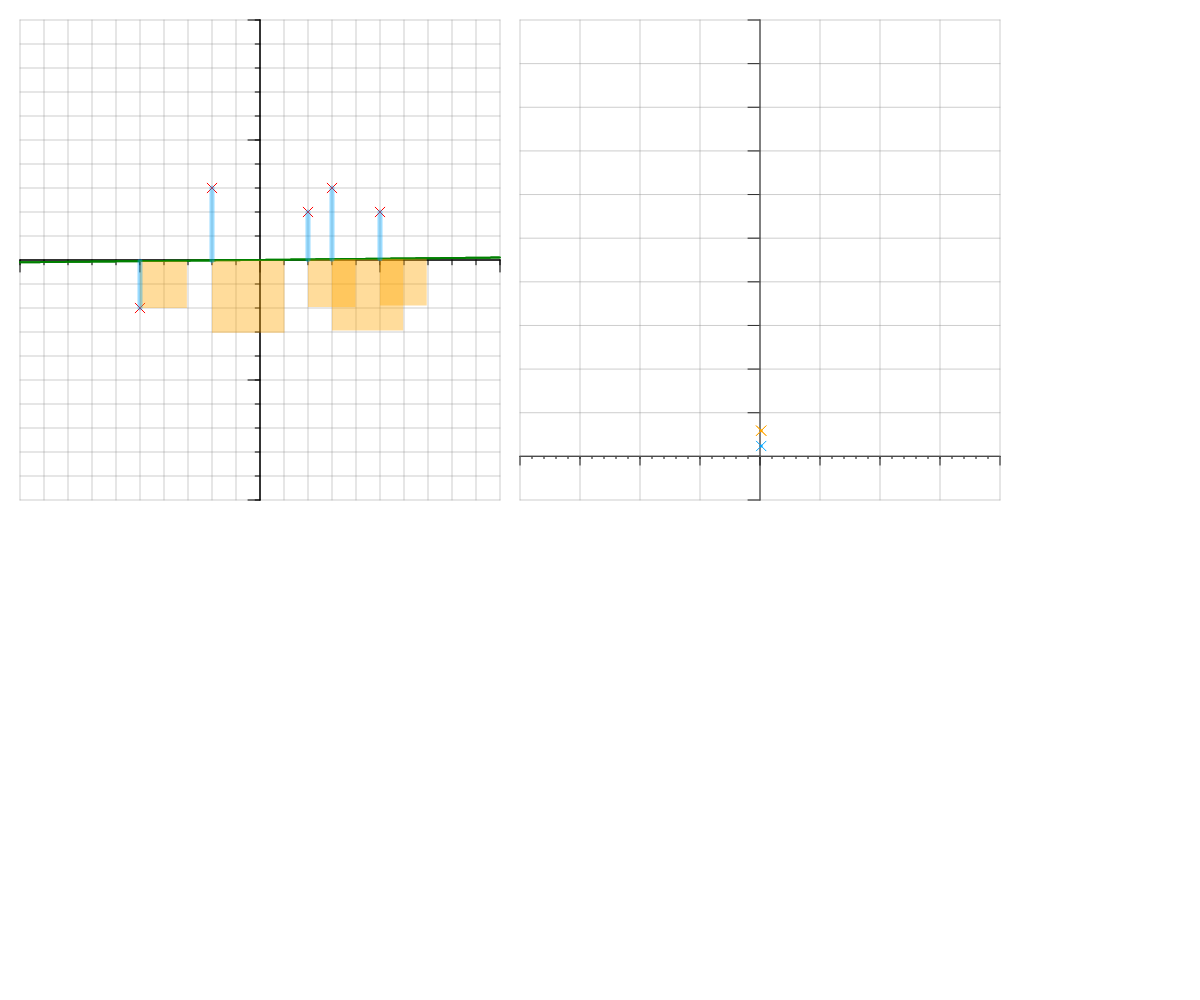
Frame 1 (no input)
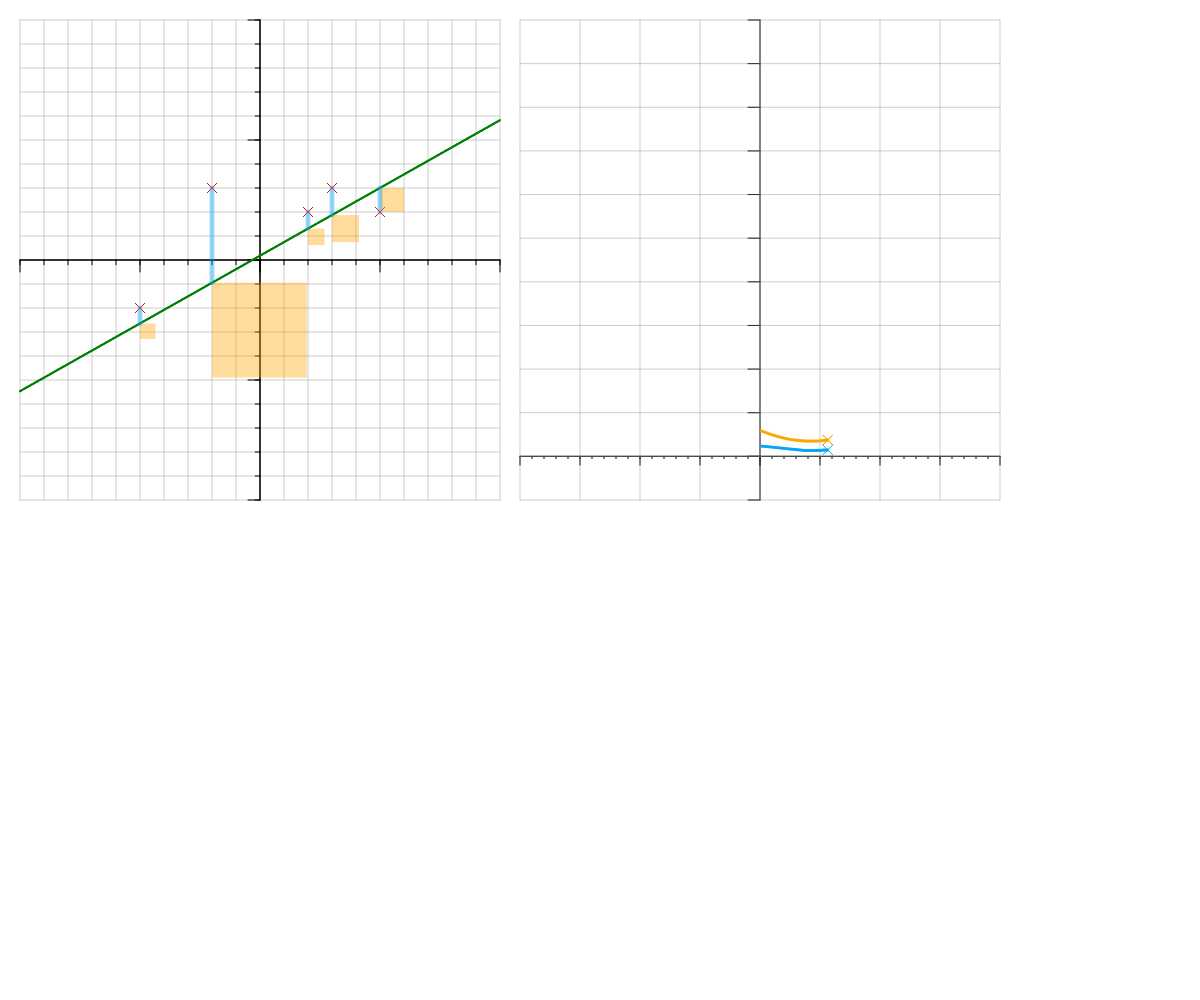
Frame 60 (no input)
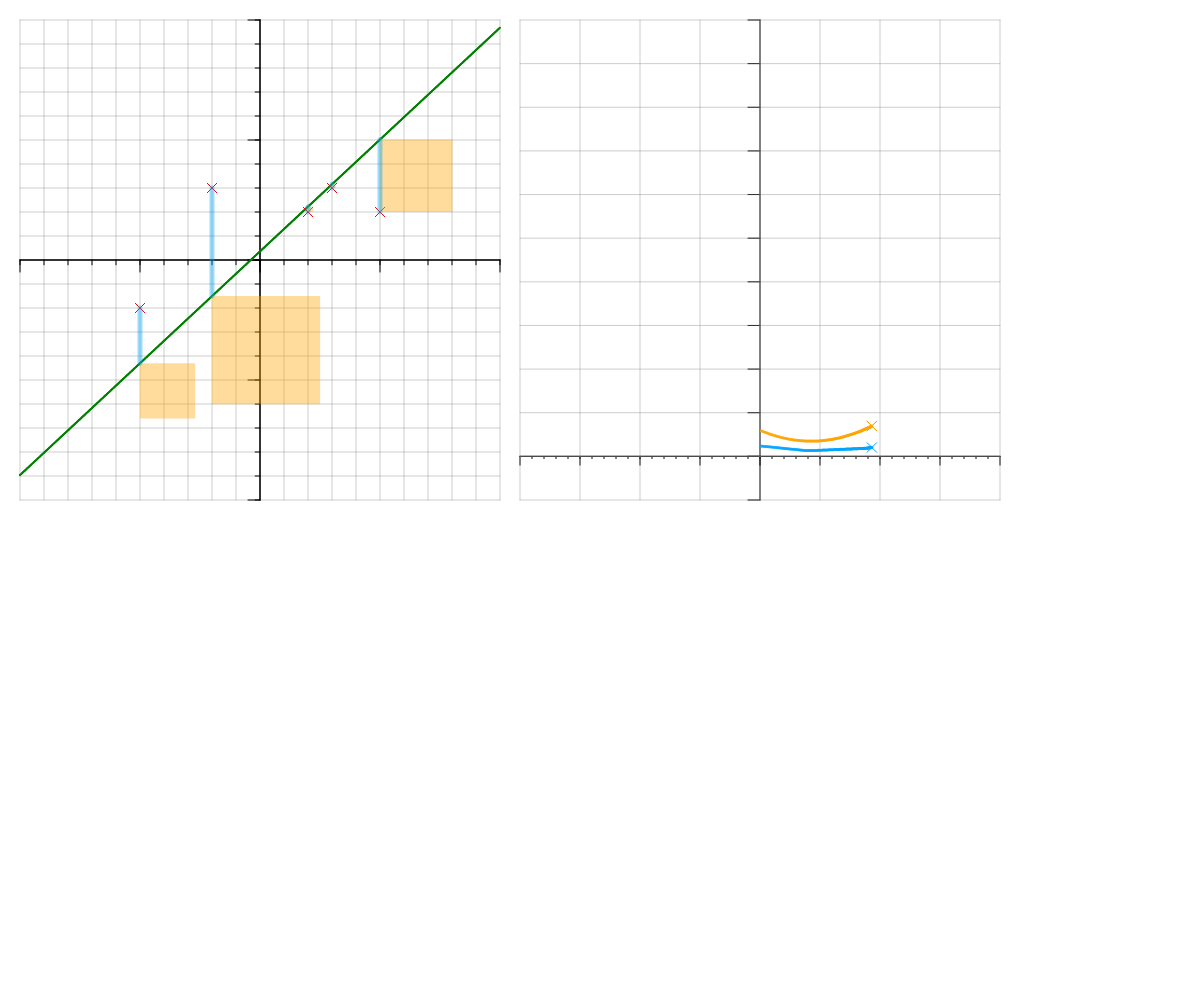
Frame 120 (the mouse pressed at the canvas centre since frame 60)

The p5.js sketch that drew these frames (run headless with seeded random() and noise() and a simulated clock; from frame 60 on, the mouse is pressed at the canvas centre):

// p5.js sketch
// ── sketch.js
var Trail = (function () {
    function Trail() {
        this.steps = [];
        this.decay = 0.5;
    }
    Trail.prototype.addStep = function ($pos) {
        this.steps.push(createVector($pos.x, $pos.y, 255));
    };
    Trail.prototype.draw = function ($options) {
        var _a, _b;
        var col = (_a = $options.stroke) !== null && _a !== void 0 ? _a : color("lightblue");
        push();
        stroke(col);
        strokeWeight((_b = $options.weigth) !== null && _b !== void 0 ? _b : 3);
        for (var _i = 0, _c = this.steps; _i < _c.length; _i++) {
            var step = _c[_i];
            col.setAlpha(step.z);
            stroke(col);
            point(step.x, step.y);
            step.z -= this.decay;
        }
        this.steps = this.steps.filter(function ($step, $idx) { return $step.z > 0; });
        pop();
    };
    return Trail;
}());
var MatPlot = (function () {
    function MatPlot($width, $heigth, $x_min, $x_max, $y_min, $y_max, $pos_x, $pos_y) {
        this.width = $width;
        this.heigth = $heigth;
        this.x_min = $x_min;
        this.x_max = $x_max;
        this.y_min = $y_min;
        this.y_max = $y_max;
        this.pos_x = $pos_x;
        this.pos_y = $pos_y;
        this.top = this.pos_y;
        this.bottom = this.pos_y + this.heigth;
        this.left = this.pos_x;
        this.right = this.pos_x + this.width;
        function scale($max, $min, $size) {
            return $size / ($max - $min);
        }
        this.scale_x = scale(this.x_max, this.x_min, this.width);
        this.scale_y = scale(this.y_max, this.y_min, this.heigth);
    }
    MatPlot.prototype.screenX = function ($x) {
        return this.boxX(this.scale_x * ($x - this.x_min) + this.pos_x);
    };
    MatPlot.prototype.screenY = function ($y) {
        return this.boxY(this.bottom - this.scale_y * ($y - this.y_min));
    };
    MatPlot.prototype.mapX = function ($x) {
        return ($x - this.left) / this.scale_x + this.x_min;
    };
    MatPlot.prototype.mapY = function ($y) {
        return (this.bottom - $y) / this.scale_y + this.y_min;
    };
    MatPlot.prototype.boxX = function ($x) {
        if ($x < this.left)
            return this.left;
        if ($x > this.right)
            return this.right;
        return $x;
    };
    MatPlot.prototype.boxY = function ($y) {
        if ($y < this.top)
            return this.top;
        if ($y > this.bottom)
            return this.bottom;
        return $y;
    };
    MatPlot.prototype.drawLine = function ($x1, $y1, $x2, $y2, $color, $weigth) {
        if ($color === void 0) { $color = color(0); }
        if ($weigth === void 0) { $weigth = 1; }
        push();
        stroke($color);
        strokeWeight($weigth);
        line($x1, $y1, $x2, $y2);
        pop();
    };
    MatPlot.prototype.line = function ($x1, $y1, $x2, $y2, $color, $weigth) {
        if ($color === void 0) { $color = color(0); }
        if ($weigth === void 0) { $weigth = 1; }
        this.drawLine(this.screenX($x1), this.screenY($y1), this.screenX($x2), this.screenY($y2), $color, $weigth);
    };
    MatPlot.prototype.plotPos = function ($x, $y) {
        if ($x >= this.left && $x <= this.right && $y >= this.top && $y <= this.bottom) {
            return createVector(this.mapX($x), this.mapY($y));
        }
    };
    MatPlot.prototype.screenPos = function ($x, $y) {
        return createVector(this.screenX($x), this.screenY($y));
    };
    MatPlot.prototype.background = function ($color) {
        push();
        fill($color);
        noStroke();
        fill($color);
        rect(this.pos_x, this.pos_y, this.width, this.heigth);
        pop();
    };
    MatPlot.prototype.vertical = function ($x, $color, $weigth) {
        if ($color === void 0) { $color = color(0); }
        if ($weigth === void 0) { $weigth = 1; }
        this.line($x, this.y_min, $x, this.y_max, $color, $weigth);
    };
    MatPlot.prototype.horizontal = function ($y, $color, $weigth) {
        if ($color === void 0) { $color = color(0); }
        if ($weigth === void 0) { $weigth = 1; }
        this.line(this.x_min, $y, this.x_max, $y, $color, $weigth);
    };
    MatPlot.prototype.grid = function ($spacing, $color, $weigth) {
        if ($color === void 0) { $color = color(0); }
        if ($weigth === void 0) { $weigth = 1; }
        for (var x = 0; x <= this.x_max; x += $spacing.x) {
            this.vertical(x, $color, $weigth);
        }
        for (var x = 0; x >= this.x_min; x -= $spacing.x) {
            this.vertical(x, $color, $weigth);
        }
        for (var y = 0; y <= this.y_max; y += $spacing.y) {
            this.horizontal(y, $color, $weigth);
        }
        for (var y = 0; y >= this.y_min; y -= $spacing.y) {
            this.horizontal(y, $color, $weigth);
        }
    };
    MatPlot.prototype.xAxis = function ($spacing, $ticklen, $color, $weigth) {
        if ($ticklen === void 0) { $ticklen = 5; }
        if ($color === void 0) { $color = color(0); }
        if ($weigth === void 0) { $weigth = 1; }
        this.horizontal(0, $color, $weigth);
        for (var x = 0; x <= this.x_max; x += $spacing) {
            this.line(x, 0, x, -$ticklen, $color, $weigth);
        }
        for (var x = 0; x >= this.x_min; x -= $spacing) {
            this.line(x, 0, x, -$ticklen, $color, $weigth);
        }
    };
    MatPlot.prototype.yAxis = function ($spacing, $ticklen, $color, $weigth) {
        if ($ticklen === void 0) { $ticklen = 5; }
        if ($color === void 0) { $color = color(0); }
        if ($weigth === void 0) { $weigth = 1; }
        this.vertical(0, $color, $weigth);
        for (var y = 0; y <= this.y_max; y += $spacing) {
            this.line(0, y, -$ticklen, y, $color, $weigth);
        }
        for (var y = 0; y >= this.y_min; y -= $spacing) {
            this.line(0, y, -$ticklen, y, $color, $weigth);
        }
    };
    MatPlot.prototype.mark = function ($x, $y, $color, $symbol, $weigth, $size) {
        if ($color === void 0) { $color = color(0); }
        if ($symbol === void 0) { $symbol = "x"; }
        if ($weigth === void 0) { $weigth = 1; }
        if ($size === void 0) { $size = 1; }
        var sx = this.screenX($x);
        var sy = this.screenY($y);
        var d = (this.width * $size) / 100;
        push();
        stroke($color);
        strokeWeight($weigth);
        switch ($symbol) {
            case "x": {
                line(sx - d, sy - d, sx + d, sy + d);
                line(sx - d, sy + d, sx + d, sy - d);
                break;
            }
        }
        pop();
    };
    MatPlot.prototype.rect = function ($x, $y, $width, $heigth, $options) {
        var _a, _b;
        if ($options === void 0) { $options = {}; }
        var x1 = this.screenX($x);
        var y1 = this.screenY($y);
        var width = this.screenX($x + $width) - x1;
        var heigth = this.screenY($y + $heigth) - y1;
        push();
        if ($options.stroke == null) {
            noStroke();
        }
        else {
            stroke($options.stroke);
            strokeWeight((_a = $options.weight) !== null && _a !== void 0 ? _a : 1);
        }
        fill((_b = $options.fill) !== null && _b !== void 0 ? _b : color(0));
        rect(x1, y1, width, heigth);
        pop();
    };
    MatPlot.prototype.plot = function ($formula, $color, $weigth) {
        if ($color === void 0) { $color = color(0); }
        if ($weigth === void 0) { $weigth = 1; }
        var lsx = undefined;
        var lsy = undefined;
        for (var sx = this.left; sx <= this.right; sx++) {
            var x = this.mapX(sx);
            var y = $formula(x);
            var sy = this.screenY(y);
            if (lsx == undefined) {
                lsx = sx;
            }
            if (lsy == undefined) {
                lsy = sy;
            }
            if ((sy < this.bottom && sy > this.top) || (lsy < this.bottom && lsy > this.top)) {
                this.drawLine(lsx, lsy, sx, sy, $color, $weigth);
            }
            lsy = sy;
            lsx = sx;
        }
    };
    return MatPlot;
}());
var plot;
var msqe;
var trailSqr;
var trailD;
var data = [
    [2, 2],
    [3, 3],
    [-5, -2],
    [5, 2],
    [-2, 3],
];
function setup() {
    console.log("🚀 - Setup initialized - P5 is running");
    createCanvas(windowWidth, windowHeight);
    plot = new MatPlot(480, 480, -10, 10, -10, 10, 20, 20);
    msqe = new MatPlot(480, 480, -2, 2, -10, 100, 520, 20);
    trailSqr = new Trail();
    trailD = new Trail();
}
var z = 0;
function draw() {
    background(255);
    plot.background(color(255));
    plot.grid(createVector(1, 1), color(128, 100), 1);
    plot.xAxis(5, 0.5);
    plot.xAxis(1, 0.2);
    plot.yAxis(5, 0.5);
    plot.yAxis(1, 0.2);
    z += 0.01;
    var f1 = function ($x) { return cos(z) * $x * $x * $x + sin(z) * $x * $x + sin(z) * 2; };
    var f2 = function ($x) { return sin(z) * $x + 3 * sin(z * 0.1); };
    plot.plot(f2, color("green"), 2);
    var dy = abs(f2(2) - 2);
    var sumSqr = 0;
    var sumD = 0;
    for (var _i = 0, data_1 = data; _i < data_1.length; _i++) {
        var sample = data_1[_i];
        var sx = sample[0];
        var sy = sample[1];
        plot.mark(sx, sy, color("red"));
        var fx = sx;
        var fy = f2(fx);
        var d = sy - fy;
        sumSqr += d * d;
        sumD += abs(d);
        plot.rect(fx, fy, abs(d), d, { fill: color(255, 165, 0, 100) });
        plot.line(fx, fy, sx, sy, color(0, 165, 255, 100), 5);
    }
    var meanSqr = sumSqr / data.length;
    var meanD = sumD / data.length;
    msqe.xAxis(0.5, 2);
    msqe.xAxis(0.1, 0.5);
    msqe.yAxis(10, 0.1);
    msqe.grid(createVector(0.5, 10), color(128, 100), 1);
    msqe.mark(sin(z), meanSqr, color(255, 165, 0));
    msqe.mark(sin(z), meanSqr, color(255, 165, 0));
    msqe.mark(sin(z), meanD, color(0, 165, 255));
    var step = trailSqr.addStep(msqe.screenPos(sin(z), meanSqr));
    trailD.addStep(msqe.screenPos(sin(z), meanD));
    trailSqr.draw({ stroke: color(255, 165, 0) });
    trailD.draw({ stroke: color(0, 165, 255) });
}
function mouseReleased(event) {
    var v = plot.plotPos(mouseX, mouseY);
    if (v) {
        data.push([v.x, v.y]);
    }
}
function windowResized() {
    createCanvas(windowWidth, windowHeight);
    console.log("🛸 Window resized");
}
//# sourceMappingURL=sketch.js.map
